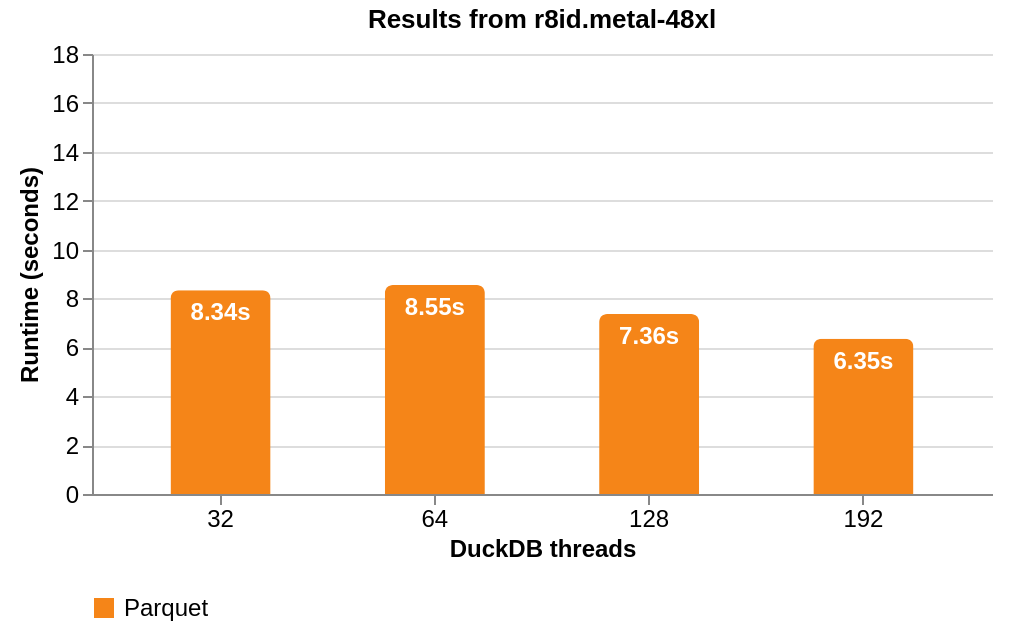

Write the Vega-Lite specification saved for this chart.
### Vega-Lite specification from a JSON file in a GitHub repository (floating-point values rounded to 4 significant figures)
{"$schema": "https://vega.github.io/schema/vega-lite/v5.json", "description": "Runtime comparison for the group/order query on raw Parquet files on r8id.metal-48xl.", "width": 450, "height": 220, "padding": {"left": 8, "right": 16, "top": 4, "bottom": 4}, "config": {"view": {"stroke": null}, "axis": {"labelFontSize": 12, "titleFontSize": 12}, "legend": {"orient": "bottom", "direction": "horizontal", "titleFontSize": 12, "labelFontSize": 12, "title": "Storage layout"}}, "data": {"values": [{"storage_layout": "Parquet", "thread_count": 32, "query_seconds": 8.337, "runtime_label": "8.34s", "relative_to_fastest_layout": 1.31}, {"storage_layout": "Parquet", "thread_count": 64, "query_seconds": 8.554, "runtime_label": "8.55s", "relative_to_fastest_layout": 1.35}, {"storage_layout": "Parquet", "thread_count": 128, "query_seconds": 7.361, "runtime_label": "7.36s", "relative_to_fastest_layout": 1.16}, {"storage_layout": "Parquet", "thread_count": 192, "query_seconds": 6.348, "runtime_label": "6.35s", "relative_to_fastest_layout": 1}]}, "encoding": {"x": {"field": "thread_count", "type": "ordinal", "title": "DuckDB threads", "sort": [32, 64, 128, 192], "axis": {"labelAngle": 0}}, "y": {"field": "query_seconds", "type": "quantitative", "title": "Runtime (seconds)", "scale": {"domain": [0, 18]}}}, "layer": [{"mark": {"type": "bar", "cornerRadiusTopLeft": 4, "cornerRadiusTopRight": 4, "size": 50}, "encoding": {"xOffset": {"field": "storage_layout", "scale": {"paddingInner": 0, "paddingOuter": 0}}, "color": {"field": "storage_layout", "type": "nominal", "scale": {"domain": ["Parquet"], "range": ["#f58518"]}}, "tooltip": [{"field": "storage_layout", "type": "nominal", "title": "Storage"}, {"field": "thread_count", "type": "ordinal", "title": "Threads"}, {"field": "query_seconds", "type": "quantitative", "title": "Runtime (s)", "format": ".3f"}, {"field": "relative_to_fastest_layout", "type": "quantitative", "title": "Relative to fastest for this storage", "format": ".2f"}]}}, {"mark": {"type": "text", "align": "center", "baseline": "top", "dy": 6, "fontSize": 12, "fontWeight": 700, "color": "#ffffff"}, "encoding": {"xOffset": {"field": "storage_layout", "scale": {"paddingInner": 0, "paddingOuter": 0}}, "text": {"field": "runtime_label"}}}], "title": "Results from r8id.metal-48xl"}
